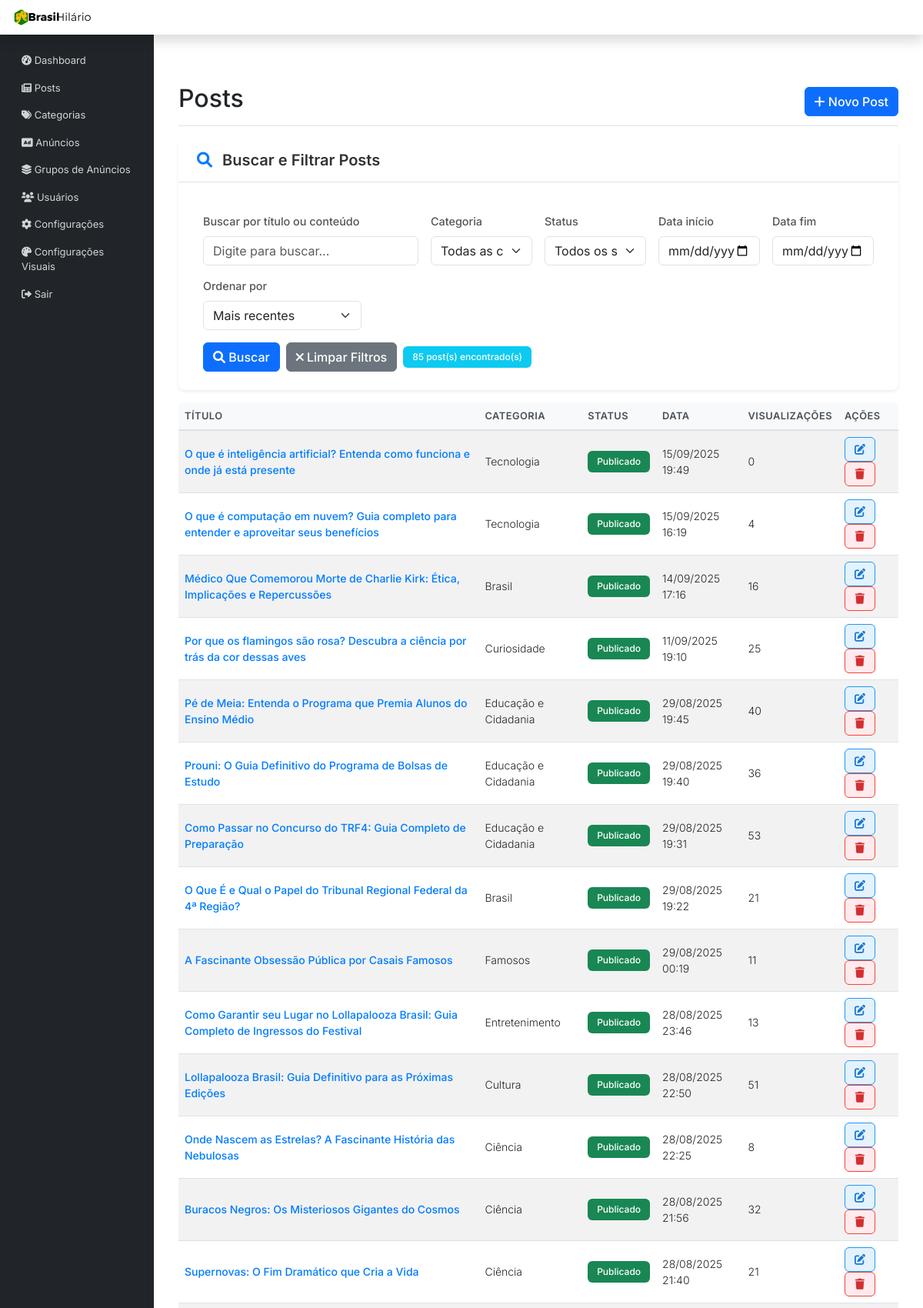
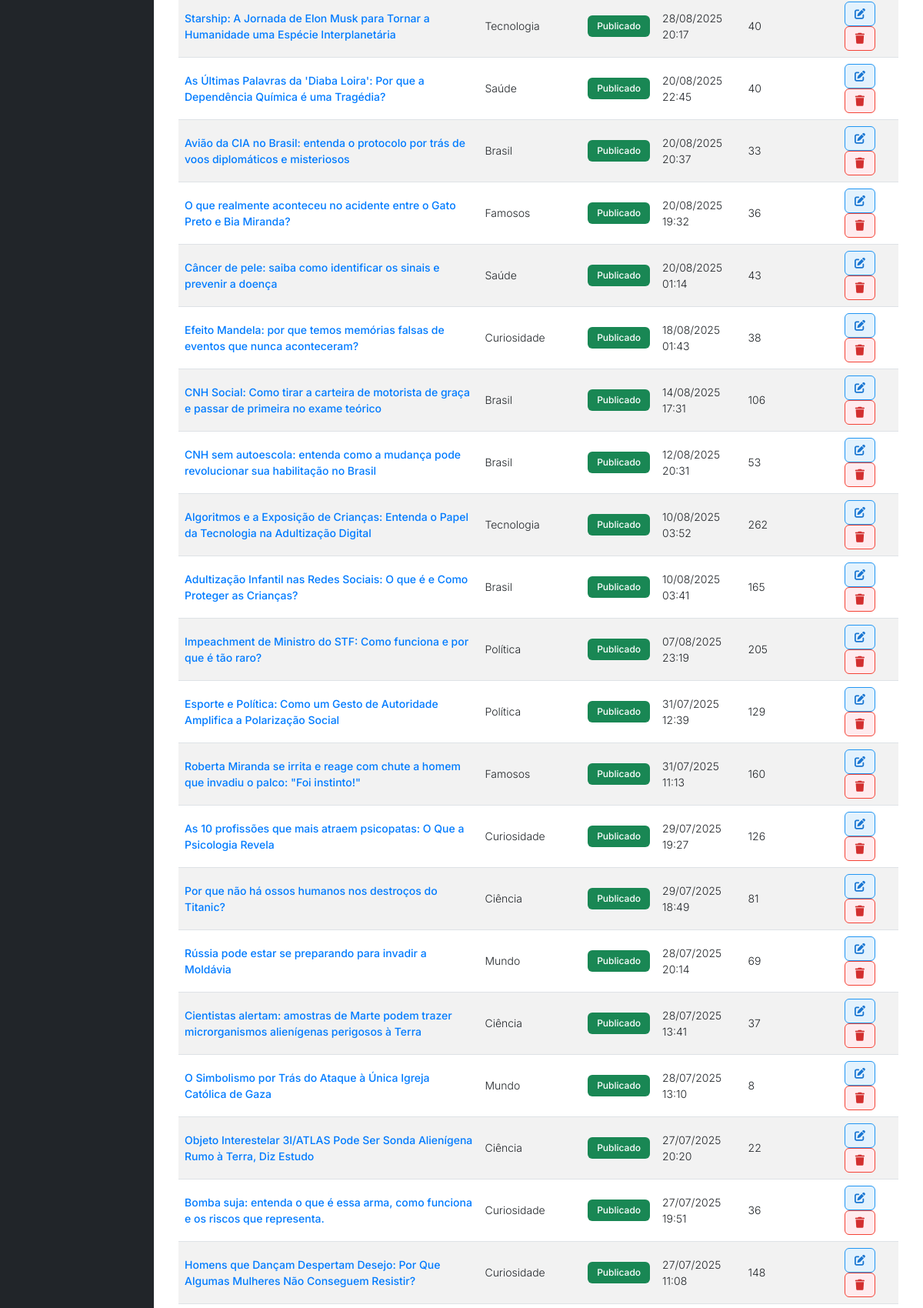
The app's page /admin/posts.php (signed in, upper part) with its own data (2 pictures, top to bottom).
### tables this page shows
CREATE TABLE `posts` (
  `id` int(11) NOT NULL,
  `titulo` varchar(255) NOT NULL,
  `resumo` text,
  `slug` varchar(255) NOT NULL,
  `conteudo` longtext NOT NULL,
  `editor_type` enum('tinymce','markdown') NOT NULL DEFAULT 'tinymce',
  `data_publicacao` datetime NOT NULL DEFAULT CURRENT_TIMESTAMP,
  `publicado` tinyint(1) NOT NULL DEFAULT '1',
  `imagem_destacada` varchar(255) DEFAULT NULL,
  `visualizacoes` int(11) NOT NULL DEFAULT '0',
  `categoria_id` int(11) NOT NULL,
  `autor_id` int(11) DEFAULT NULL,
  `criado_em` datetime DEFAULT CURRENT_TIMESTAMP,
  `atualizado_em` datetime DEFAULT CURRENT_TIMESTAMP ON UPDATE CURRENT_TIMESTAMP
);

CREATE TABLE `categorias` (
  `id` int(11) NOT NULL,
  `nome` varchar(100) NOT NULL,
  `slug` varchar(100) NOT NULL,
  `criada_em` datetime DEFAULT CURRENT_TIMESTAMP
);

### admin/posts.php (the view, shortened to what this page needs)
<?php
require_once '../includes/db.php';
$busca = $_GET['busca'] ?? '';
$data_inicio = $_GET['data_inicio'] ?? '';
$data_fim = $_GET['data_fim'] ?? '';
$ordenacao = $_GET['ordenacao'] ?? 'criado_em DESC';
$sql = "SELECT p.*, c.nome as categoria_nome
                         FROM posts p
                         LEFT JOIN categorias c ON p.categoria_id = c.id
        WHERE 1=1";
$params = [];
$sql .= " ORDER BY $ordenacao";
try {
    $stmt = $pdo->prepare($sql);
    $stmt->execute($params);
    $posts = $stmt->fetchAll(PDO::FETCH_ASSOC);
} catch (Exception $e) {
    die("Erro ao buscar posts: " . $e->getMessage());
}
include 'includes/header.php';
?>
<div class="d-flex justify-content-between flex-wrap flex-md-nowrap align-items-center pt-3 pb-2 mb-3 border-bottom">
    <h1 class="h2">Posts</h1>
    <div class="btn-toolbar mb-2 mb-md-0">
        <a href="novo-post.php" class="btn btn-primary">
            <i class="fas fa-plus"></i> Novo Post
        </a>
    </div>
</div>
            <div class="card mb-4">
                <div class="card-header">
                    <h5 class="mb-0"><i class="fas fa-search"></i> Buscar e Filtrar Posts</h5>
                </div>
                <div class="card-body">
                    <form method="GET" action="" class="row g-3">
                        <div class="col-md-4">
                            <label for="busca" class="form-label">Buscar por título ou conteúdo</label>
                            <input type="text" class="form-control" id="busca" name="busca"
                                   value="<?php echo htmlspecialchars($busca); ?>"
                                   placeholder="Digite para buscar...">
                        </div>
                        <div class="col-md-2">
                            <label for="categoria_id" class="form-label">Categoria</label>
                            <select class="form-select" id="categoria_id" name="categoria_id">
                                <option value="">Todas as categorias</option>
                            </select>
                        </div>
                        <div class="col-md-2">
                            <label for="status" class="form-label">Status</label>
                            <select class="form-select" id="status" name="status">
                                <option value="">Todos os status</option>
                            </select>
                        </div>
                        <div class="col-md-2">
                            <label for="data_inicio" class="form-label">Data início</label>
                            <input type="date" class="form-control" id="data_inicio" name="data_inicio"
                                   value="<?php echo htmlspecialchars($data_inicio); ?>">
                        </div>
                        <div class="col-md-2">
                            <label for="data_fim" class="form-label">Data fim</label>
                            <input type="date" class="form-control" id="data_fim" name="data_fim"
                                   value="<?php echo htmlspecialchars($data_fim); ?>">
                        </div>
                        <div class="col-md-3">
                            <label for="ordenacao" class="form-label">Ordenar por</label>
                            <select class="form-select" id="ordenacao" name="ordenacao">
                                <option value="criado_em DESC" <?php echo $ordenacao === 'criado_em DESC' ? 'selected' : ''; ?>>Mais recentes</option>
                            </select>
                        </div>
                        <div class="col-12">
                            <div class="d-flex gap-2">
                                <button type="submit" class="btn btn-primary">
                                    <i class="fas fa-search"></i> Buscar
                                </button>
                                <a href="posts.php" class="btn btn-secondary">
                                    <i class="fas fa-times"></i> Limpar Filtros
                                </a>
                                <span class="badge bg-info align-self-center">
                                    <?php echo count($posts); ?> post(s) encontrado(s)
                                </span>
                            </div>
                        </div>
                    </form>
                </div>
            </div>
            <div class="table-responsive">
                <table class="table table-striped table-hover">
                    <thead>
                        <tr>
                            <th>Título</th>
                            <th>Categoria</th>
                            <th>Status</th>
                            <th>Data</th>
                            <th>Visualizações</th>
                            <th>Ações</th>
                        </tr>
                    </thead>
                    <tbody>
                        <?php if (empty($posts)): ?>
                            <tr>
                                <td colspan="6" class="text-center text-muted py-4">
                                    <i class="fas fa-search fa-2x mb-3"></i>
                                    <p>Nenhum post encontrado com os filtros aplicados.</p>
                                    <a href="posts.php" class="btn btn-outline-primary btn-sm">Limpar filtros</a>
                                </td>
                            </tr>
                        <?php else: ?>
                        <?php foreach ($posts as $post): ?>
                            <tr>
                                <td>
                                    <a href="<?php echo BLOG_URL . '/post/' . $post['slug']; ?>" target="_blank">
                                        <?php echo htmlspecialchars($post['titulo']); ?>
                                    </a>
                                </td>
                                <td><?php echo htmlspecialchars($post['categoria_nome'] ?? 'Sem categoria'); ?></td>
                                <td>
                                    <?php if ($post['publicado']): ?>
                                        <span class="badge bg-success">Publicado</span>
                                    <?php else: ?>
                                        <span class="badge bg-secondary">Rascunho</span>
                                    <?php endif; ?>
                                </td>
                                <td><?php echo date('d/m/Y H:i', strtotime($post['criado_em'])); ?></td>
                                <td><?php echo number_format($post['visualizacoes'], 0, ',', '.'); ?></td>
                                <td>
                                    <a href="editar-post.php?id=<?php echo $post['id']; ?>" class="btn btn-sm btn-primary">
                                        <i class="fas fa-edit"></i>
                                    </a>
                                    <a href="excluir-post.php?id=<?php echo $post['id']; ?>"
                                       class="btn btn-sm btn-danger"
                                       onclick="return confirm('Tem certeza que deseja excluir este post?')">
                                        <i class="fas fa-trash"></i>
                                    </a>
                                </td>
                            </tr>
                        <?php endforeach; ?>
                        <?php endif; ?>
                    </tbody>
                </table>
            </div>
<?php include 'includes/footer.php'; ?>

### admin/css-custom/style-custom-adm.css (style rules this page uses)
html, body { height: 100%; }
body { display: flex; flex-direction: column; }
.row { flex: 1; display: flex; }
.col-md-9.ms-sm-auto.col-lg-10.px-md-4 > * { flex: 0 0 auto; }
.card { height: auto; display: block; }
.card-body { flex: none; }
.table-responsive { flex: none; display: block; }
.table { flex: none; }
form { flex: none; display: block; }
.d-flex.justify-content-between, .btn-group, .alert, .nav-tabs, .tab-content { flex: none; display: block; }
.row .col-md-12, .row .col-md-6, .row .col-md-4, .row .col-md-3 { flex: none; display: block; }
.d-flex { display: flex !important; }
.mb-3, .mb-4, .mb-5 { margin-bottom: 1rem !important; }
.btn-toolbar, .d-flex.justify-content-between { margin-top: 0; margin-bottom: 1rem; }
.card-header h5 { color: #333; font-weight: 600; }
.card-header h5 i { margin-right: 0.5rem; color: #007bff; }
.form-label { font-weight: 500; color: #555; font-size: 0.9rem; }
.form-control, .form-select { border-radius: 0.375rem; border: 1px solid #ced4da; transition: border-color 0.15s ease-in-out, box-shadow 0.15s ease-in-out; }
.btn { border-radius: 0.375rem; font-weight: 500; }
.badge { font-size: 0.875rem; padding: 0.5rem 0.75rem; }
.table { border-radius: 0.5rem; overflow: hidden; box-shadow: 0 0.125rem 0.25rem rgba(0, 0, 0, 0.075); }
.table thead th { background-color: #f8f9fa; border-bottom: 2px solid #dee2e6; font-weight: 600; color: #495057; text-transform: uppercase; font-size: 0.8rem; letter-spacing: 0.5px; }
.table tbody a { color: #007bff; text-decoration: none; font-weight: 500; }
.btn-sm { padding: 0.375rem 0.75rem; font-size: 0.875rem; border-radius: 0.375rem; font-weight: 500; transition: all 0.2s ease; border: 1px solid; display: inline-flex; align-items: center; justify-content: center; min-height: 32px; line-height: 1; }
.btn-sm + .btn-sm { margin-left: 0; }
.btn-sm i { color: inherit; display: inline-block; vertical-align: middle; line-height: 1; font-size: 0.875rem; width: 1em; height: 1em; text-align: center; }
.btn-sm.btn-primary { background-color: #e3f2fd; border-color: #2196f3; color: #1976d2; }
.btn-sm.btn-primary i { color: inherit; }
.btn-sm.btn-danger { background-color: #ffebee; border-color: #f44336; color: #d32f2f; }
.btn-sm.btn-danger i { color: inherit; }

### admin/includes/header.php (style rules this page uses)
body { font-family: 'Inter', sans-serif; }
.row { margin-left: 0; margin-right: 0; }
.container-fluid .row { margin: 0; }
.col-md-9.ms-sm-auto.col-lg-10.px-md-4 > * { width: 100%; max-width: 100%; }
html, body { height: 100%; }
body { display: flex; flex-direction: column; }
.row { flex: 1; display: flex; }
.col-md-9.ms-sm-auto.col-lg-10.px-md-4 > * { flex: 0 0 auto; }
.card, .table-responsive, form, .alert, .nav-tabs, .tab-content { flex: none; display: block; }
.row .col-md-12, .row .col-md-6, .row .col-md-4, .row .col-md-3 { flex: none; display: block; }
.d-flex { display: flex !important; }
.card { border: none; box-shadow: 0 0.125rem 0.25rem rgba(0, 0, 0, 0.075); border-radius: 0.5rem; }
.card-header { background-color: #fff; border-bottom: 1px solid #dee2e6; border-radius: 0.5rem 0.5rem 0 0 !important; padding: 1rem 1.5rem; }
.card-body { padding: 1.5rem; }
.table th { border-top: none; font-weight: 600; color: #495057; background-color: #f8f9fa; }
.table td { vertical-align: middle; }
.btn { border-radius: 0.375rem; font-weight: 500; }
.badge { font-size: 0.75rem; font-weight: 500; }
.form-control, .form-select { border-radius: 0.375rem; border: 1px solid #dee2e6; }

### records on screen
posts: titulo "O que é inteligência artificial? Entenda como funciona e onde já está presente", categoria.nome "Tecnologia", publicado "Publicado", criado_em "15/09/2025 19:49", visualizacoes "0"
posts: titulo "O que é computação em nuvem? Guia completo para entender e aproveitar seus benefícios", categoria.nome "Tecnologia", publicado "Publicado", criado_em "15/09/2025 16:19", visualizacoes "4"
posts: titulo "Médico Que Comemorou Morte de Charlie Kirk: Ética, Implicações e Repercussões", categoria.nome "Brasil", publicado "Publicado", criado_em "14/09/2025 17:16", visualizacoes "16"
posts: titulo "Por que os flamingos são rosa? Descubra a ciência por trás da cor dessas aves", categoria.nome "Curiosidade", publicado "Publicado", criado_em "11/09/2025 19:10", visualizacoes "25"
posts: titulo "Pé de Meia: Entenda o Programa que Premia Alunos do Ensino Médio", categoria.nome "Educação e Cidadania", publicado "Publicado", criado_em "29/08/2025 19:45", visualizacoes "40"
posts: titulo "Prouni: O Guia Definitivo do Programa de Bolsas de Estudo", categoria.nome "Educação e Cidadania", publicado "Publicado", criado_em "29/08/2025 19:40", visualizacoes "36"
posts: titulo "Como Passar no Concurso do TRF4: Guia Completo de Preparação", categoria.nome "Educação e Cidadania", publicado "Publicado", criado_em "29/08/2025 19:31", visualizacoes "53"
posts: titulo "O Que É e Qual o Papel do Tribunal Regional Federal da 4ª Região?", categoria.nome "Brasil", publicado "Publicado", criado_em "29/08/2025 19:22", visualizacoes "21"
posts: titulo "A Fascinante Obsessão Pública por Casais Famosos", categoria.nome "Famosos", publicado "Publicado", criado_em "29/08/2025 00:19", visualizacoes "11"
posts: titulo "Como Garantir seu Lugar no Lollapalooza Brasil: Guia Completo de Ingressos do Festival", categoria.nome "Entretenimento", publicado "Publicado", criado_em "28/08/2025 23:46", visualizacoes "13"
posts: titulo "Lollapalooza Brasil: Guia Definitivo para as Próximas Edições", categoria.nome "Cultura", publicado "Publicado", criado_em "28/08/2025 22:50", visualizacoes "51"
posts: titulo "Onde Nascem as Estrelas? A Fascinante História das Nebulosas", categoria.nome "Ciência", publicado "Publicado", criado_em "28/08/2025 22:25", visualizacoes "8"
posts: titulo "Buracos Negros: Os Misteriosos Gigantes do Cosmos", categoria.nome "Ciência", publicado "Publicado", criado_em "28/08/2025 21:56", visualizacoes "32"
posts: titulo "Supernovas: O Fim Dramático que Cria a Vida", categoria.nome "Ciência", publicado "Publicado", criado_em "28/08/2025 21:40", visualizacoes "21"
posts: titulo "Starship: A Jornada de Elon Musk para Tornar a Humanidade uma Espécie Interplanetária", categoria.nome "Tecnologia", publicado "Publicado", criado_em "28/08/2025 20:17", visualizacoes "40"
posts: titulo "As Últimas Palavras da 'Diaba Loira': Por que a Dependência Química é uma Tragédia?", categoria.nome "Saúde", publicado "Publicado", criado_em "20/08/2025 22:45", visualizacoes "40"
posts: titulo "Avião da CIA no Brasil: entenda o protocolo por trás de voos diplomáticos e misteriosos", categoria.nome "Brasil", publicado "Publicado", criado_em "20/08/2025 20:37", visualizacoes "33"
posts: titulo "O que realmente aconteceu no acidente entre o Gato Preto e Bia Miranda?", categoria.nome "Famosos", publicado "Publicado", criado_em "20/08/2025 19:32", visualizacoes "36"
posts: titulo "Câncer de pele: saiba como identificar os sinais e prevenir a doença", categoria.nome "Saúde", publicado "Publicado", criado_em "20/08/2025 01:14", visualizacoes "43"
posts: titulo "Efeito Mandela: por que temos memórias falsas de eventos que nunca aconteceram?", categoria.nome "Curiosidade", publicado "Publicado", criado_em "18/08/2025 01:43", visualizacoes "38"
posts: titulo "CNH Social: Como tirar a carteira de motorista de graça e passar de primeira no exame teórico", categoria.nome "Brasil", publicado "Publicado", criado_em "14/08/2025 17:31", visualizacoes "106"
posts: titulo "CNH sem autoescola: entenda como a mudança pode revolucionar sua habilitação no Brasil", categoria.nome "Brasil", publicado "Publicado", criado_em "12/08/2025 20:31", visualizacoes "53"
posts: titulo "Algoritmos e a Exposição de Crianças: Entenda o Papel da Tecnologia na Adultização Digital", categoria.nome "Tecnologia", publicado "Publicado", criado_em "10/08/2025 03:52", visualizacoes "262"
posts: titulo "Adultização Infantil nas Redes Sociais: O que é e Como Proteger as Crianças?", categoria.nome "Brasil", publicado "Publicado", criado_em "10/08/2025 03:41", visualizacoes "165"
posts: titulo "Impeachment de Ministro do STF: Como funciona e por que é tão raro?", categoria.nome "Política", publicado "Publicado", criado_em "07/08/2025 23:19", visualizacoes "205"
posts: titulo "Esporte e Política: Como um Gesto de Autoridade Amplifica a Polarização Social", categoria.nome "Política", publicado "Publicado", criado_em "31/07/2025 12:39", visualizacoes "129"
posts: titulo "Roberta Miranda se irrita e reage com chute a homem que invadiu o palco: \"Foi instinto!\"", categoria.nome "Famosos", publicado "Publicado", criado_em "31/07/2025 11:13", visualizacoes "160"
posts: titulo "As 10 profissões que mais atraem psicopatas: O Que a Psicologia Revela", categoria.nome "Curiosidade", publicado "Publicado", criado_em "29/07/2025 19:27", visualizacoes "126"
posts: titulo "Por que não há ossos humanos nos destroços do Titanic?", categoria.nome "Ciência", publicado "Publicado", criado_em "29/07/2025 18:49", visualizacoes "81"
posts: titulo "Rússia pode estar se preparando para invadir a Moldávia", categoria.nome "Mundo", publicado "Publicado", criado_em "28/07/2025 20:14", visualizacoes "69"
posts: titulo "Cientistas alertam: amostras de Marte podem trazer microrganismos alienígenas perigosos à Terra", categoria.nome "Ciência", publicado "Publicado", criado_em "28/07/2025 13:41", visualizacoes "37"
posts: titulo "O Simbolismo por Trás do Ataque à Única Igreja Católica de Gaza", categoria.nome "Mundo", publicado "Publicado", criado_em "28/07/2025 13:10", visualizacoes "8"
posts: titulo "Objeto Interestelar 3I/ATLAS Pode Ser Sonda Alienígena Rumo à Terra, Diz Estudo", categoria.nome "Ciência", publicado "Publicado", criado_em "27/07/2025 20:20", visualizacoes "22"
posts: titulo "Bomba suja: entenda o que é essa arma, como funciona e os riscos que representa.", categoria.nome "Curiosidade", publicado "Publicado", criado_em "27/07/2025 19:51", visualizacoes "36"
posts: titulo "Homens que Dançam Despertam Desejo: Por Que Algumas Mulheres Não Conseguem Resistir?", categoria.nome "Curiosidade", publicado "Publicado", criado_em "27/07/2025 11:08", visualizacoes "148"

### other values on screen
count($posts) "85"
